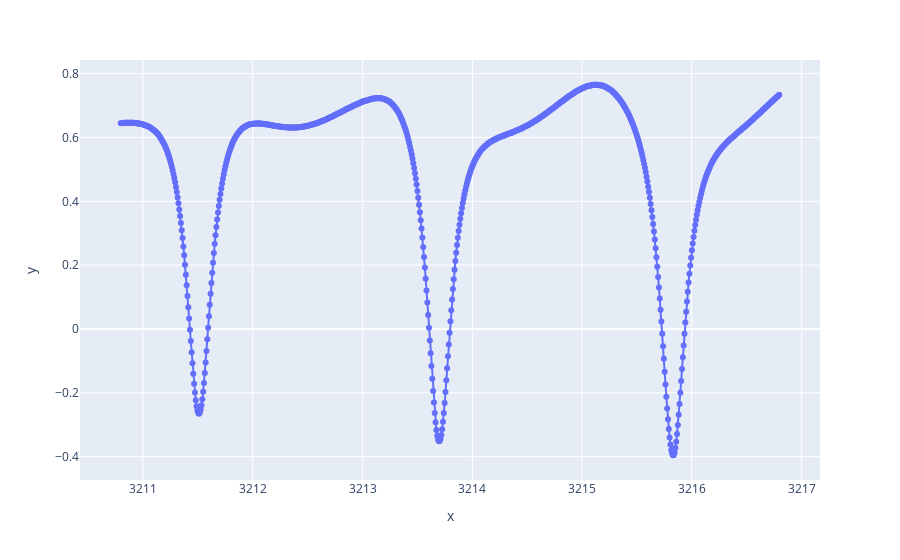

The notebook cell this image was saved under:
### Code cell
dlondts = []
datetimes = []
for t in tqdm.tqdm(np.linspace(-3*YEAR,3*YEAR,800)):
    mtime = mtime2 + t
    dlondts += [mars.ecliptic_longitude_advance(mtime,tebas,method='SPICE',dt=1*DAY)]
    datetimes += [mtime.obj_datejulianmix]
px.line(x=datetimes,y=dlondts,markers=True)

### Figure 1 — Plotly figure (JSON) as saved in the notebook; plotly's stock layout.template omitted (floating-point values rounded to 4 significant figures; data arrays with more than 128 entries replaced by an {"elided": "..."} marker saying what was removed)
{"data": [{"hovertemplate": "x=%{x}<br>y=%{y}<extra></extra>", "legendgroup": "", "line": {"color": "#636efa", "dash": "solid"}, "marker": {"symbol": "circle"}, "mode": "markers+lines", "name": "", "orientation": "v", "showlegend": false, "type": "scatter", "x": {"elided": "800 str values"}, "xaxis": "x", "y": {"elided": "800 float values"}, "yaxis": "y"}], "layout": {"legend": {"tracegroupgap": 0}, "margin": {"t": 60}, "xaxis": {"anchor": "y", "domain": [0, 1], "title": {"text": "x"}}, "yaxis": {"anchor": "x", "domain": [0, 1], "title": {"text": "y"}}}}
